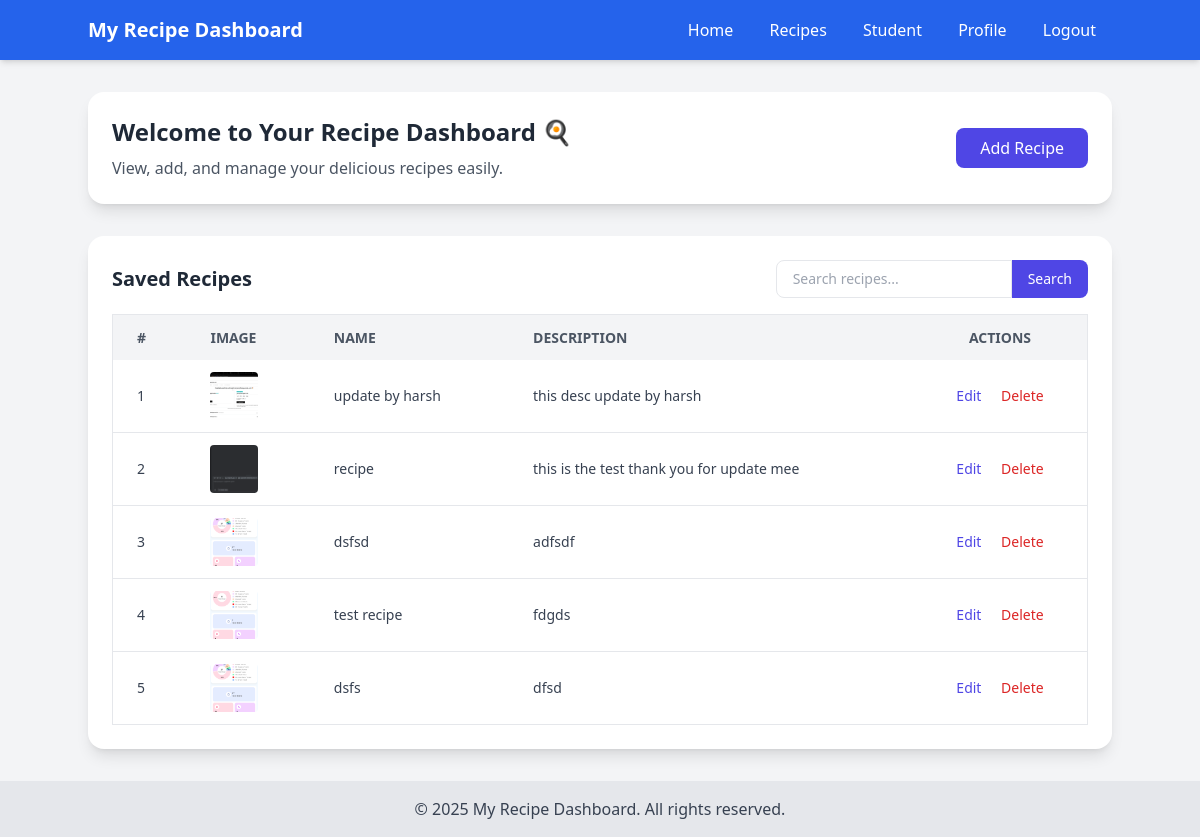
The page /recipes (signed in) on the database its author committed.
### vege/models.py (models this page shows)
class Recipe(models.Model):
    user = models.ForeignKey(User, on_delete=models.SET_NULL, null=True , blank=True )
    recipe_name = models.CharField(max_length=100)
    recipe_description = models.TextField()
    recipe_image = models.ImageField(upload_to='recipe_images')

### vege/views.py (the view, shortened to what this page needs)
# urls.py: path('recipes',recipes, name='recipes' ),
@login_required(login_url='/login')
def recipes(request):
    recipe_data = Recipe.objects.all()
    if request.GET.get('search_text'):
        recipe_data = recipe_data.filter(recipe_name__icontains=request.GET.get('search_text'))
    context = {"recipeData": recipe_data}
    return render(request, "recipes.html", context)

### vege/templates/recipes.html (shortened to what this page needs)
<!DOCTYPE html>
<html lang="en">
<head>
    <script src="https://cdn.tailwindcss.com"></script>
</head>
<body class="bg-gray-100 font-sans">
    <nav class="bg-blue-600 text-white p-4 shadow-md">
        <div class="container mx-auto flex justify-between items-center">
            <h1 class="text-xl font-bold">My Recipe Dashboard</h1>
            <div>
                <a href="{% url 'home' %}" class="px-4 py-2 hover:bg-blue-700 rounded">Home</a>
                <a href="{% url 'recipes' %}" class="px-4 py-2 hover:bg-blue-700 rounded">Recipes</a>
                <a href="{% url 'students' %}" class="px-4 py-2 hover:bg-blue-700 rounded">Student</a>
                {% if user.is_authenticated %}
              <a href="{% url 'profile' %}" class="px-4 py-2 hover:bg-blue-700 rounded">Profile</a>
                <a href="{% url 'logout' %}" class="px-4 py-2 hover:bg-blue-700 rounded">Logout</a>
                {% else %}
                <a href="{% url 'login' %}" class="px-4 py-2 hover:bg-blue-700 rounded">Login</a>
                <a href="{% url 'register' %}" class="px-4 py-2 hover:bg-blue-700 rounded">Register</a>
                {% endif %}
            </div>
        </div>
    </nav>
    <div class="container mx-auto mt-8">
        <div class="bg-white rounded-2xl shadow-lg p-6 mb-8 flex flex-col md:flex-row items-center justify-between">
            <div class="mb-4 md:mb-0">
                <h2 class="text-2xl font-bold text-gray-800 mb-2">Welcome to Your Recipe Dashboard 🍳</h2>
                <p class="text-gray-600">View, add, and manage your delicious recipes easily.</p>
            </div>
            <div>
                <button id="toggleFormBtn"
                        class="inline-block bg-indigo-600 text-white px-6 py-2 rounded-lg hover:bg-indigo-700 transition">
                    Add Recipe
                </button>
            </div>
        </div>
        <div class="bg-white p-6 rounded-2xl shadow-lg">
            <div class="flex items-center justify-between mb-4">
                <h3 class="text-xl font-semibold text-gray-800">Saved Recipes</h3>
                <form method="GET" action="" class="flex">
                    <input type="text" name="search_text" placeholder="Search recipes..."
                           class="px-4 py-2 border rounded-l-lg focus:outline-none text-sm">
                    <button type="submit"
                            class="px-4 py-2 bg-indigo-600 text-white rounded-r-lg hover:bg-indigo-700 transition text-sm">
                        Search
                    </button>
                </form>
            </div>
            <div class="overflow-x-auto">
                <table class="min-w-full bg-white border border-gray-200">
                    <thead>
                        <tr class="bg-gray-100 text-gray-600 uppercase text-sm leading-normal">
                            <th class="py-3 px-6 text-left">#</th>
                            <th class="py-3 px-6 text-left">Image</th>
                            <th class="py-3 px-6 text-left">Name</th>
                            <th class="py-3 px-6 text-left">Description</th>
                            <th class="py-3 px-6 text-center">Actions</th>
                        </tr>
                    </thead>
                    <tbody class="text-gray-700 text-sm">
                        {% for recipe in recipeData %}
                        <tr class="border-b border-gray-200 hover:bg-gray-50">
                            <td class="py-3 px-6">{{ forloop.counter }}</td>
                            <td class="py-3 px-6">
                                <img src="{{ recipe.recipe_image.url }}" alt="{{ recipe.recipe_name }}"
                                     class="h-12 w-12 object-cover rounded">
                            </td>
                            <td class="py-3 px-6 font-medium">{{ recipe.recipe_name }}</td>
                            <td class="py-3 px-6">{{ recipe.recipe_description|truncatewords:10 }}</td>
                            <td class="py-3 px-6 text-center">
                                <a href="recipe_edit/{{ recipe.id }}" class="text-indigo-600 hover:underline mr-4">Edit</a>
                                <a href="recipe_delete/{{ recipe.id }}" class="text-red-600 hover:underline">Delete</a>
                            </td>
                        </tr>
                        {% empty %}
                        <tr>
                            <td colspan="5" class="text-center py-4 text-gray-500">No recipes added yet.</td>
                        </tr>
                        {% endfor %}
                    </tbody>
                </table>
            </div>
        </div>
    </div>
    <footer class="bg-gray-200 text-gray-700 mt-8 py-4 text-center">
        &copy; 2025 My Recipe Dashboard. All rights reserved.
    </footer>
</body>
</html>

### rows shown on the page
Recipe: recipe_image (picture), recipe_name "update by harsh", recipe_description "this desc update by harsh"
Recipe: recipe_image (picture), recipe_name "recipe", recipe_description "this is the test thank you for update mee"
Recipe: recipe_image (picture), recipe_name "dsfsd", recipe_description "adfsdf"
Recipe: recipe_image (picture), recipe_name "test recipe", recipe_description "fdgds"
Recipe: recipe_image (picture), recipe_name "dsfs", recipe_description "dfsd"
